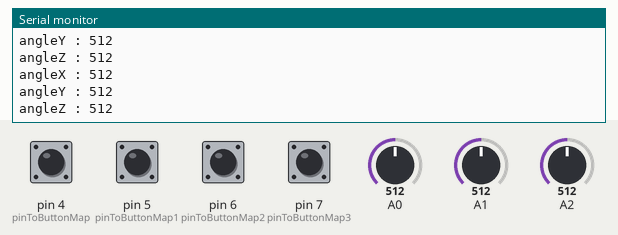
Recording of a sketch running on a simulated Arduino Leonardo, built with avr-gcc and run on an emulated ATmega32U4. Parts: the last lines printed to the serial monitor. Inputs (shaded band) come from the test bench; at power-on: pin 4 (pinToButtonMap), pin 5 (pinToButtonMap1), pin 6 (pinToButtonMap2), pin 7 (pinToButtonMap3) HIGH, A0 = 512, A1 = 512, A2 = 512. USB keyboard and mouse output is not drawn.

Above: at 1.2 s.
1.3 s: A0 set to 716
At 2.3 s:
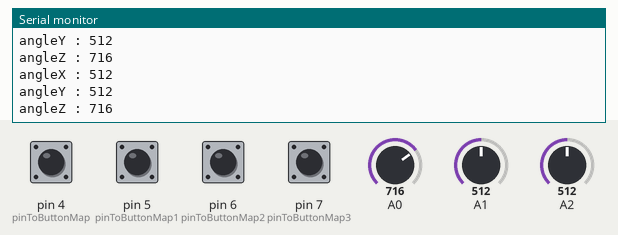
2.8 s: A1 set to 716
At 3.5 s:
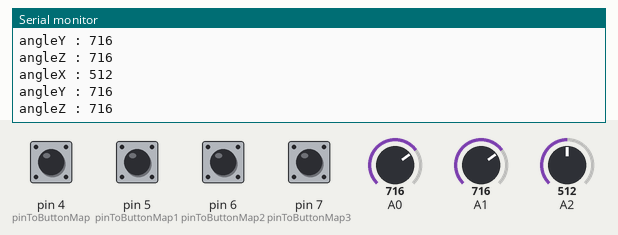
4.3 s: A2 set to 716
At 4.9 s:
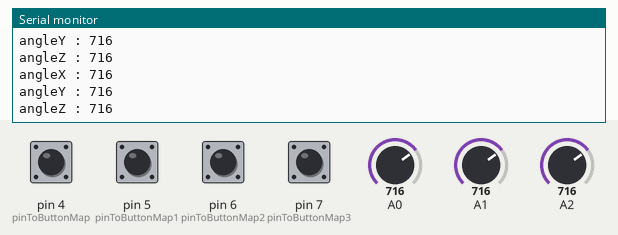
5.8 s: A0 set to 900
At 6.9 s:
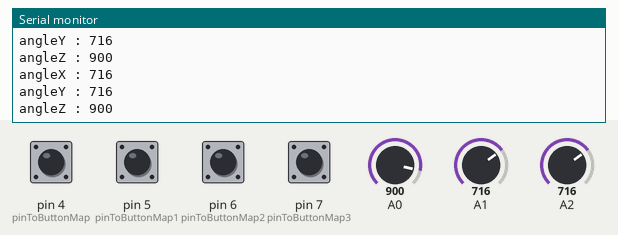
7.3 s: A1 set to 900
At 8.4 s:
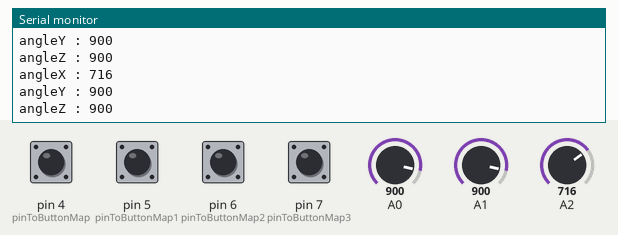
8.8 s: A2 set to 900
At 9.4 s:
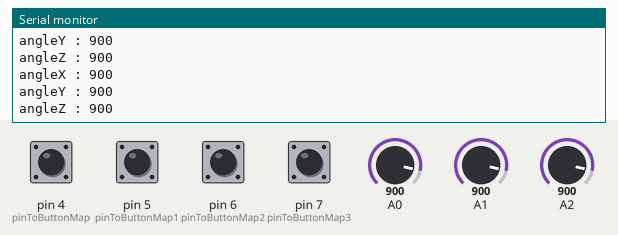
Timing chart, 0 to 10.2 s (numbered marks = the images above; inputs shaded):
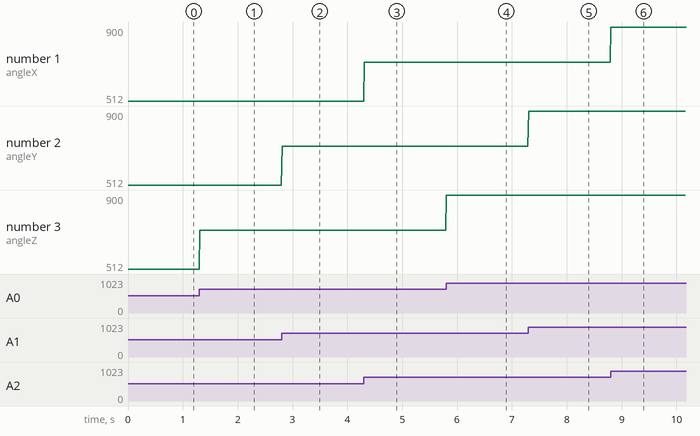

The sketch:

GetAngle.ino
```cpp
/*
#include <MPU6050_tockn.h>
#include <Wire.h>

MPU6050 mpu6050(Wire);

void setup() {
  Serial.begin(9600);
  Wire.begin();
  mpu6050.begin();
  mpu6050.calcGyroOffsets(true);
}

void loop() {
  mpu6050.update();
  Serial.print("angleX : ");
  Serial.print(mpu6050.getAngleX());
  Serial.print("\tangleY : ");
  Serial.print(mpu6050.getAngleY());
  Serial.print("\tangleZ : ");
  Serial.println(mpu6050.getAngleZ());
}
*/
```

DynamicHID.cpp
```cpp
// (licence header left out)
#include "DynamicHID.h"

#if defined(USBCON)

#ifdef _VARIANT_ARDUINO_DUE_X_
#define USB_SendControl USBD_SendControl
#define USB_Send USBD_Send
#endif

DynamicHID_& DynamicHID()
{
	static DynamicHID_ obj;
	return obj;
}

int DynamicHID_::getInterface(uint8_t* interfaceCount)
{
	*interfaceCount += 1; // uses 1
	DYNAMIC_HIDDescriptor hidInterface = {
		D_INTERFACE(pluggedInterface, 1, USB_DEVICE_CLASS_HUMAN_INTERFACE, DYNAMIC_HID_SUBCLASS_NONE, DYNAMIC_HID_PROTOCOL_NONE),
		D_HIDREPORT(descriptorSize),
		D_ENDPOINT(USB_ENDPOINT_IN(pluggedEndpoint), USB_ENDPOINT_TYPE_INTERRUPT, USB_EP_SIZE, 0x01)
	};
	return USB_SendControl(0, &hidInterface, sizeof(hidInterface));
}

int DynamicHID_::getDescriptor(USBSetup& setup)
{
	// Check if this is a HID Class Descriptor request
	if (setup.bmRequestType != REQUEST_DEVICETOHOST_STANDARD_INTERFACE) { return 0; }
	if (setup.wValueH != DYNAMIC_HID_REPORT_DESCRIPTOR_TYPE) { return 0; }

	// In a HID Class Descriptor wIndex cointains the interface number
	if (setup.wIndex != pluggedInterface) { return 0; }

	int total = 0;
	DynamicHIDSubDescriptor* node;
	for (node = rootNode; node; node = node->next) {
		int res = USB_SendControl((node->inProgMem ? TRANSFER_PGM : 0), node->data, node->length);
		if (res == -1)
			return -1;
		total += res;
	}

	// Reset the protocol on reenumeration. Normally the host should not assume the state of the protocol
	// due to the USB specs, but Windows and Linux just assumes its in report mode.
	protocol = DYNAMIC_HID_REPORT_PROTOCOL;

	return total;
}

uint8_t DynamicHID_::getShortName(char *name)
{
	name[0] = 'H';
	name[1] = 'I';
	name[2] = 'D';
	name[3] = 'A' + (descriptorSize & 0x0F);
	name[4] = 'A' + ((descriptorSize >> 4) & 0x0F);
	return 5;
}

void DynamicHID_::AppendDescriptor(DynamicHIDSubDescriptor *node)
{
	if (!rootNode) {
		rootNode = node;
	} else {
		DynamicHIDSubDescriptor *current = rootNode;
		while (current->next) {
			current = current->next;
		}
		current->next = node;
	}
	descriptorSize += node->length;
}

int DynamicHID_::SendReport(uint8_t id, const void* data, int len)
{
	uint8_t p[len + 1];
	p[0] = id;
	memcpy(&p[1], data, len);
	return USB_Send(pluggedEndpoint | TRANSFER_RELEASE, p, len + 1);
}

bool DynamicHID_::setup(USBSetup& setup)
{
	if (pluggedInterface != setup.wIndex) {
		return false;
	}

	uint8_t request = setup.bRequest;
	uint8_t requestType = setup.bmRequestType;

	if (requestType == REQUEST_DEVICETOHOST_CLASS_INTERFACE)
	{
		if (request == DYNAMIC_HID_GET_REPORT) {
			// TODO: DYNAMIC_HID_GetReport();
			return true;
		}
		if (request == DYNAMIC_HID_GET_PROTOCOL) {
			// TODO: Send8(protocol);
			return true;
		}
		if (request == DYNAMIC_HID_GET_IDLE) {
			// TODO: Send8(idle);
		}
	}

	if (requestType == REQUEST_HOSTTODEVICE_CLASS_INTERFACE)
	{
		if (request == DYNAMIC_HID_SET_PROTOCOL) {
			// The USB Host tells us if we are in boot or report mode.
			// This only works with a real boot compatible device.
			protocol = setup.wValueL;
			return true;
		}
		if (request == DYNAMIC_HID_SET_IDLE) {
			idle = setup.wValueL;
			return true;
		}
		if (request == DYNAMIC_HID_SET_REPORT)
		{
			//uint8_t reportID = setup.wValueL;
			//uint16_t length = setup.wLength;
			//uint8_t data[length];
			// Make sure to not read more data than USB_EP_SIZE.
			// You can read multiple times through a loop.
			// The first byte (may!) contain the reportID on a multreport.
			//USB_RecvControl(data, length);
		}
	}

	return false;
}

DynamicHID_::DynamicHID_(void) : PluggableUSBModule(1, 1, epType),
                   rootNode(NULL), descriptorSize(0),
                   protocol(DYNAMIC_HID_REPORT_PROTOCOL), idle(1)
{
	epType[0] = EP_TYPE_INTERRUPT_IN;
	PluggableUSB().plug(this);
}

int DynamicHID_::begin(void)
{
	return 0;
}

#endif /* if defined(USBCON) */
```

DynamicHID.h
```cpp
// (licence header left out)
#ifndef DYNAMIC_HID_h
#define DYNAMIC_HID_h

#include <stdint.h>
#include <Arduino.h>

#ifdef _VARIANT_ARDUINO_DUE_X_
  // The following values are the same as AVR's USBAPI.h
  // Reproduced here because SAM doesn't have these in
  // its own USBAPI.H
  #define USB_EP_SIZE 64
  #define TRANSFER_PGM 0x80

  #include "USB/PluggableUSB.h"
#else
  #include "PluggableUSB.h"
#endif

#if defined(USBCON)

#define _USING_DYNAMIC_HID

// DYNAMIC_HID 'Driver'
// ------------
#define DYNAMIC_HID_GET_REPORT        0x01
#define DYNAMIC_HID_GET_IDLE          0x02
#define DYNAMIC_HID_GET_PROTOCOL      0x03
#define DYNAMIC_HID_SET_REPORT        0x09
#define DYNAMIC_HID_SET_IDLE          0x0A
#define DYNAMIC_HID_SET_PROTOCOL      0x0B

#define DYNAMIC_HID_DESCRIPTOR_TYPE         0x21
#define DYNAMIC_HID_REPORT_DESCRIPTOR_TYPE      0x22
#define DYNAMIC_HID_PHYSICAL_DESCRIPTOR_TYPE    0x23

// HID subclass HID1.11 Page 8 4.2 Subclass
#define DYNAMIC_HID_SUBCLASS_NONE 0
#define DYNAMIC_HID_SUBCLASS_BOOT_INTERFACE 1

// HID Keyboard/Mouse bios compatible protocols HID1.11 Page 9 4.3 Protocols
#define DYNAMIC_HID_PROTOCOL_NONE 0
#define DYNAMIC_HID_PROTOCOL_KEYBOARD 1
#define DYNAMIC_HID_PROTOCOL_MOUSE 2

// Normal or bios protocol (Keyboard/Mouse) HID1.11 Page 54 7.2.5 Get_Protocol Request
// "protocol" variable is used for this purpose.
#define DYNAMIC_HID_BOOT_PROTOCOL	0
#define DYNAMIC_HID_REPORT_PROTOCOL	1

// HID Request Type HID1.11 Page 51 7.2.1 Get_Report Request
#define DYNAMIC_HID_REPORT_TYPE_INPUT   1
#define DYNAMIC_HID_REPORT_TYPE_OUTPUT  2
#define DYNAMIC_HID_REPORT_TYPE_FEATURE 3

typedef struct
{
  uint8_t len;      // 9
  uint8_t dtype;    // 0x21
  uint8_t addr;
  uint8_t versionL; // 0x101
  uint8_t versionH; // 0x101
  uint8_t country;
  uint8_t desctype; // 0x22 report
  uint8_t descLenL;
  uint8_t descLenH;
} DYNAMIC_HIDDescDescriptor;

typedef struct
{
  InterfaceDescriptor hid;
  DYNAMIC_HIDDescDescriptor   desc;
  EndpointDescriptor  in;
} DYNAMIC_HIDDescriptor;

class DynamicHIDSubDescriptor {
public:
  DynamicHIDSubDescriptor *next = NULL;
  DynamicHIDSubDescriptor(const void *d, const uint16_t l, const bool ipm = true) : data(d), length(l), inProgMem(ipm) { }

  const void* data;
  const uint16_t length;
  const bool inProgMem;
};

class DynamicHID_ : public PluggableUSBModule
{
public:
  DynamicHID_(void);
  int begin(void);
  int SendReport(uint8_t id, const void* data, int len);
  void AppendDescriptor(DynamicHIDSubDescriptor* node);

protected:
  // Implementation of the PluggableUSBModule
  int getInterface(uint8_t* interfaceCount);
  int getDescriptor(USBSetup& setup);
  bool setup(USBSetup& setup);
  uint8_t getShortName(char* name);

private:
  #ifdef _VARIANT_ARDUINO_DUE_X_
  uint32_t epType[1];
  #else
  uint8_t epType[1];
  #endif

  DynamicHIDSubDescriptor* rootNode;
  uint16_t descriptorSize;

  uint8_t protocol;
  uint8_t idle;
};

// Replacement for global singleton.
// This function prevents static-initialization-order-fiasco
// https://isocpp.org/wiki/faq/ctors#static-init-order-on-first-use
DynamicHID_& DynamicHID();

#define D_HIDREPORT(length) { 9, 0x21, 0x01, 0x01, 0, 1, 0x22, lowByte(length), highByte(length) }

#endif // USBCON

#endif // DYNAMIC_HID_h
```

sketch_feb21c.ino
```cpp
//#include "MPU6050_tockn.h"
//#include <Wire.h>
#include "Joystick.h"

//MPU6050 mpu6050(Wire);

Joystick_ Joystick(JOYSTICK_DEFAULT_REPORT_ID,JOYSTICK_TYPE_GAMEPAD,
4, 0,                  // Button Count, Hat Switch Count
true, true, true,     // X and Y and Z Axis
false, false, false,   // No Rx, Ry, or Rz
false, false,          // No rudder or throttle
false, false, false);  // No accelerator, brake, or steering

// Constant that maps the physical pin to the joystick button.
const int pinToButtonMap = 4;
const int pinToButtonMap1 = 5;
const int pinToButtonMap2 = 6;
const int pinToButtonMap3 = 7;

void setup() {
  // Initialize Button Pins
	pinMode(pinToButtonMap, INPUT_PULLUP);
  pinMode(pinToButtonMap1, INPUT_PULLUP);
  pinMode(pinToButtonMap2, INPUT_PULLUP);
  pinMode(pinToButtonMap3, INPUT_PULLUP);

  Joystick.begin();
  Serial.begin(9600);
  //Wire.begin();
  //mpu6050.begin();

  Joystick.setXAxisRange(160, 860);
  Joystick.setYAxisRange(860, 160);
  Joystick.setZAxisRange(160, 860);


  //mpu6050.calcGyroOffsets(true);
}

// Last state of the button
int lastButtonState = 0;
int lastButtonState1 = 0;
int lastButtonState2 = 0;
int lastButtonState3 = 0;

void loop() {
  //mpu6050.update();
  //Serial.print("angleX : ");
  //Serial.print(mpu6050.getAngleX());
  //Serial.print("\tangleY : ");
  //Serial.print(mpu6050.getAngleY());
  //Serial.print("\tangleZ : ");
  //Serial.println(mpu6050.getAngleZ());
  //Joystick.setXAxis(mpu6050.getAngleX());

  Serial.print("angleX : ");
  Serial.println(analogRead(2));    // Reading X axis value twice to prevent interference with Y axis (Only using second reading)
  Joystick.setXAxis(analogRead(2));
  Serial.print("angleY : ");
  Serial.println(analogRead(1));    // Reading Y axis value twice to prevent interference with Y axis (Only using second reading)
  Joystick.setYAxis(analogRead(1));
  Serial.print("angleZ : ");
  Serial.println(analogRead(0));    // Reading Z axis value twice to prevent interference with Y axis (Only using second reading)
  Joystick.setZAxis(analogRead(0));
  Joystick.sendState();

  // Read pin values
	int currentButtonState = digitalRead(pinToButtonMap);
	if (currentButtonState != lastButtonState)
	{
	  Joystick.setButton(0, currentButtonState);
	  lastButtonState = currentButtonState;
	}
  // Read pin values
	int currentButtonState1 = digitalRead(pinToButtonMap1);
	if (currentButtonState1 != lastButtonState1)
	{
	  Joystick.setButton(1, currentButtonState1);
	  lastButtonState1 = currentButtonState1;
	}
  // Read pin values
	int currentButtonState2 = !digitalRead(pinToButtonMap2);
	if (currentButtonState2 != lastButtonState2)
	{
	  Joystick.setButton(2, currentButtonState2);
	  lastButtonState2 = currentButtonState2;
	}
   // Read pin values
	int currentButtonState3 = !digitalRead(pinToButtonMap3);
	if (currentButtonState3 != lastButtonState3)
	{
	  Joystick.setButton(3, currentButtonState3);
	  lastButtonState3 = currentButtonState3;
	}

  delay(10);
}
```

Measured:
- after the input at 1.3 s, the serial monitor: prints a new line at once (image 1)
- after the input at 2.8 s, the serial monitor: prints a new line at once (image 2)
- after the input at 4.3 s, the serial monitor: prints a new line at once (image 3)
- after the input at 5.8 s, the serial monitor: prints a new line at once (image 4)
- after the input at 7.3 s, the serial monitor: prints a new line at once (image 5)
- after the input at 8.8 s, the serial monitor: prints a new line at once (image 6)
- plotted number 3: 512 → 716 after the input at 1.3 s, 716 → 900 after the input at 5.8 s
